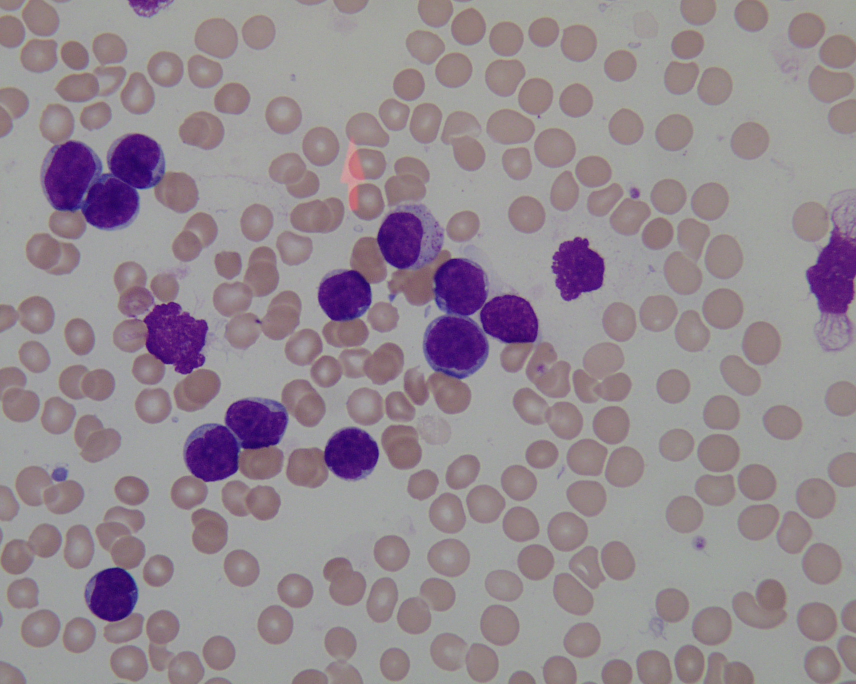
%> input picture Im003_1.jpg, 1712 x 1368 px (shown at 1/2 size)
$ octave --eval "result = ABC_Osuna1;"   (GNU Octave 9; MATLAB toolbox functions it lacks are replaced by stand-ins)
%> lines starting %> are read from the running program, lines starting %| are printed output that depends on the picture; long printed decimals are rounded
### calculateFitness.m
function fFitness=calculateFitness(F_x_)
fFitness=zeros(size(F_x_));
ind=find(F_x_>=0);
fFitness(ind)=1./(F_x_(ind)+1);
ind=find(F_x_<0);
fFitness(ind)=1+abs(F_x_(ind));

### ABC_Osuna1.m
function temp=ABC_Osuna1
%/* ABC algorithm coded using MATLAB language */
%/* Artificial Bee Colony (ABC) is one of the most recently defined algorit
%hms by Dervis Karaboga in 2005, motivated by the intelligent behavior of
%honey bees. Referance Papers:
%1)D. Karaboga,AN IDEA BASED ON HONEY BEE SWARM FOR NUMERICAL OPTIMIZATION,
%TECHNICAL REPORT-TR06, Erciyes University, Engineering Faculty, Computer
%Engineering Department 2005. 2)D. Karaboga, B. Basturk, A powerful and
%Efficient Algorithm for Numerical Function Optimization: Artificial Bee
%Colony (ABC) Algorithm, Journal of Global Optimization, Volume:39,Issue:3,
%pp:459-171, November 2007,ISSN:0925-5001 , doi: 10.1007/s10898-007-9149-x
%3)D. Karaboga, B. Basturk, On The Performance Of Artificial Bee Colony
%(ABC) Algorithm, Applied Soft Computing,Volume 8, Issue 1, January 2008,
%Pages 687-697. 4)D. Karaboga, B. Akay, A Comparative Study of Artificial
%Bee Colony Algorithm,  Applied Mathematics and Computation, 214, 108-132,
%2009.
%Copyright,2009,ErciyesUniversity,IntelligentSystemsResearchGroup,TheDept.
%of Computer Engineering. Contact:Dervis Karaboga (karaboga@erciyes.edu.tr)
%Bahriye Basturk Akay (bahriye@erciyes.edu.tr)
clear all
close all
clc
DB=imread('Im003_1.jpg');
%> DB is the input picture: size 1368x1712x3 uint8; mean R, G, B 148.5, 138.4, 145.7
numClases=3;    %Numero de clases que deseo obtener(a-priori)
DB=rgb2gray(DB);%Convierto a escala de grises
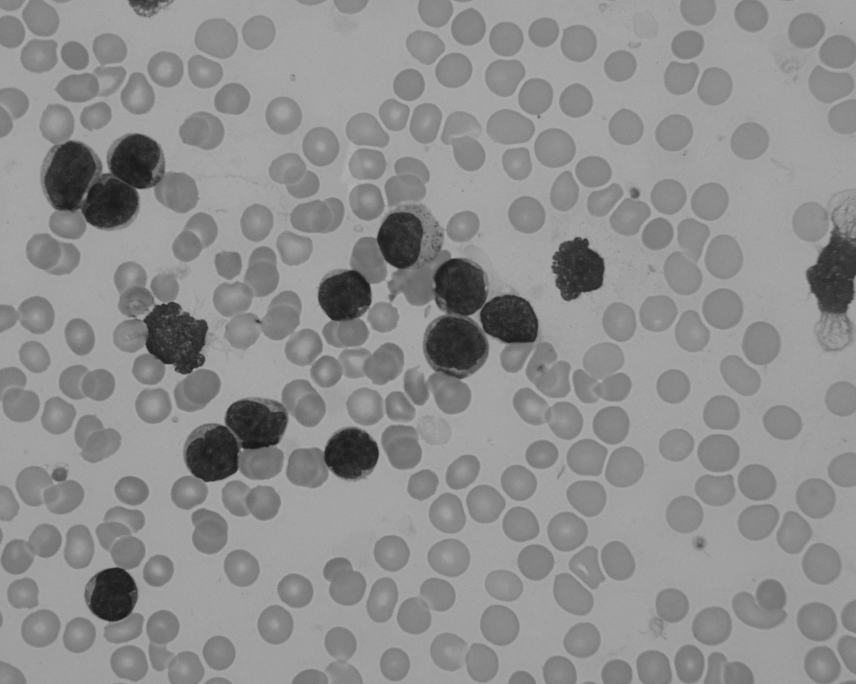
%> DB: size 1368x1712 uint8 (shown at 1/2 size); min 17, max 184, mean 142.3
%DB=DB(:,:,1);
H=imhist(DB);   %Calculo del Histograma
%> H = 256 values, max 174150 at index 162, min 0 at index 1, mean 9148.5
H=H/sum(H);     %Se normaliza Histograma experimental(suma de Hi=1)
%> H = 256 values, max 0.0744 at index 162, min 0 at index 1, mean 0.00391
Amax=max(H);    %Alturas m谩ximas
%> Amax = 0.0744
L=size(H,1);    % Numero de niveles de gris
%> L = 256
% CONTROL PARAMETERS OF ABC ALGORITHM  %%%%%%%%%%%%%%%%%%%%%%%%%%%%%%%%%%%%
NP=90;          %The number of colony size (employed bees+onlooker bees)*/
FoodNumber=NP/2;%TheNumberOfFoodSourcesEqualsTheHalf of the colony size
%AFoodSourceWhichCouldn'tBeImprovedThrough"limit"trialsIsAbandonedByIts
limit=10; %employed bee.
Nmax=2000; %/*The number of cycles for foraging {a stopping criteria}*/
%/* Problem specific variables*/
%objfun='Sphere'; %cost function to be optimized
D=numClases*3;  % Num de parametros de funciones Gaussianas(alt,med,desv)
x_high=[Amax;L-1;(L-1)/12;Amax;L-1;(L-1)/12;Amax;L-1;(L-1)/12];
%> x_high = [0.0744; 255; 21.25; 0.0744; 255; 21.25; 0.0744; 255; 21.25]
x_low=[0;0;0;0;0;0;0;0;0];%[Amax/10;1;1;Amax/10;1;1;Amax/10;1;1;];
for ind1=1:FoodNumber
    for ind2=1:D
        Foods(ind1,ind2)=(x_low(ind2,1)+rand()*...
           (x_high(ind2,1)-x_low(ind2,1)));
    end
end
%Foods [FoodNumber][D]; /*Foods is the population of food sources.
%Each row of Foods matrix is a vector holding D parameters to be optimized.
%The number of rows of Foods matrix equals to the FoodNumber
%F_x_[FoodNumber];  /*f is a vector holding objective function values
%associated with food sources. Fitness[FoodNumber]; fitness is a vector
%holding fitness (quality) values associated with food sources*/
%trial[FoodNumber]; /*trial is a vector holding trial numbers through which
%solutions can not be improved. prob[FoodNumber]; /*prob is a vector
%holding probabilities of food sources (solutions) to be chosen*/
%solution [D]; /*New solution (neighbour) produced by
%v_{ij}=x_{ij}+\phi_{ij}*(x_{kj}-x_{ij}) j is a randomly chosen parameter
%and k is a randomlu chosen solution different from i.ObjValSol; Objective
%function value of new solution. FitnessSol; Fitness value of new solution
%neighbour, param2change; /*param2change corrresponds to j, neighbour
%corresponds to k in equation v_{ij}=x_{ij}+\phi_{ij}*(x_{kj}-x_{ij})*/
%GlobalMin; /*Optimum solution obtained by ABC algorithm*/
%GlobalParams[D]; /*Parameters of the optimum solution*/
%GlobalMins[runtime];GlobalMins holdsThe GlobalMin ofEach runInMultipleRuns
%GlobalMins=zeros(1,runtime);
% /*All food sources are initialized */
%/*Variables are initialized in the range [lb,ub]. If each parameter has
%different range, use arrays lb[j], ub[j] instead of lb and ub
% Range = repmat((ub-lb),[FoodNumber 1]);
% Lower = repmat(lb, [FoodNumber 1]);
% Foods = rand(FoodNumber,D) .* Range + Lower;
%F_x_=feval(objfun,Foods);
F_x_=sumgauss(Foods,H,L,FoodNumber,D);
%> after the loop in sumgauss, `for ind1=1:P`:
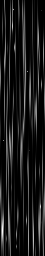
%> gaussianas: size 256x45 double; min 0, max 0.114, mean 0.0116; drawn with min black and max white
%> after the loop in sumgauss, `for ind1=1:P`: temp2 = 45 values, max 0.00105 at index 29, min 0.000105 at index 28, mean 0.000519
%> F_x_ has the same summary as temp2 in sumgauss
Fitness=calculateFitness(F_x_*10000);
%> in calculateFitness, `ind=find(F_x_>=0);`: ind = 45 values from 1 to 45
%> in calculateFitness, `ind=find(F_x_<0);`: ind = []
%> Fitness = 45 values, max 0.488 at index 28, min 0.0867 at index 29, mean 0.205
%reset trial counters
trial=zeros(1,FoodNumber);
%/*The best food source is memorized*/
BestInd=find(F_x_==min(F_x_));
%> BestInd = 28
BestInd=BestInd(end);
GlobalMin=F_x_(BestInd);
%> GlobalMin = 0.000105
GlobalParams=Foods(BestInd,:);
%> GlobalParams = [0.0387 165.9 7.37 0.0648 70.99 0.395 0.00302 173.7 11.87]
k=1;
% rng('shuffle');
while (k <= Nmax && GlobalMin>0.000001)
    %%%%%%%%% EMPLOYED BEE PHASE %%%%%%%%%%%%%%%%%%%%%%%%
    for ind1=1:(FoodNumber)
        %/*The parameter to be changed is determined randomly*/
        Param2Change=fix(rand*D)+1;
       %ArandomlyChosenSolutionIsUsedInProducingaMutantSolutionOfsolution i
       neighbour=fix(rand*(FoodNumber))+1;
        %/*Randomly selected solution must be different from the solution i
            while(neighbour==ind1)
                neighbour=fix(rand*(FoodNumber))+1;
            end;
       sol=Foods(ind1,:);
       %  /*v_{ij}=x_{ij}+\phi_{ij}*(x_{kj}-x_{ij}) */
       sol(Param2Change)=Foods(ind1,Param2Change)+...
           (Foods(ind1,Param2Change)-Foods(neighbour,Param2Change))*...
           (rand-0.5)*2;
       %IfGeneratedParameterValueIsOutOfBoundaries,ItIsShiftedOntoTheBounda
       ind=find(sol<x_low(:,1)');
       sol(ind)=x_low(ind,1)';
       ind=find(sol>x_high(:,1)');
       sol(ind)=x_high(ind,1)';
       %Evaluate new solution
       ObjValSol=sumgauss(sol,H,L,1,D);%feval(objfun,sol);
       FitnessSol=calculateFitness(ObjValSol*10000);
       %GreedySelectionIsAppliedBetweenTheCurrentSolution i and its mutant
       %IfTheMutantSolutionIsBetterThanTheCurrent solution i, replace the
       %solution with the mutant and reset the trial counter of solution i
       if (FitnessSol>Fitness(ind1)) %驴>, o <? Originalmente >
          Foods(ind1,:)=sol;
          Fitness(ind1)=FitnessSol;
          F_x_(ind1)=ObjValSol;
          trial(ind1)=0;
       else
          %Ifsolution i can'tBeImproved,IncreaseTrialCounter
          trial(ind1)=trial(ind1)+1;
       end;
    end;
    % CalculateProbabilities %%%%%%%%%%%%%%%%%%%%%%%%%%%%%%%%%%%%%%%%%%%%%%
    % A food source is chosen with the probability which is proportioal to
    % its quality Different schemes can be used to calculate the
    % probability values. For example prob(i)=fitness(i)/sum(fitness) or
    % in a way used in the metod below prob(i)=a*fitness(i)/max(fitness)+b
    % probability values are calculated by using fitness values and
    % normalized by dividing maximum fitness value*/
    prob=(0.9.*Fitness./max(Fitness))+0.1;
    % ONLOOKER BEE PHASE %%%%%%%%%%%%%%%%%%%%%%%%%%%%%%%%%%%%%%%%%%%%%%%%%%
    ind1=1;
    t=0;
    while(t<FoodNumber)
        if(rand<prob(ind1))
            t=t+1;
            %/*The parameter to be changed is determined randomly*/
            Param2Change=fix(rand*D)+1;
    %ArandomlyChosenSolutionIsUsedInProducingaMutantSolutionOfTheSolution i
            neighbour=fix(rand*(FoodNumber))+1;
            %RandomlySelectedSolutionMustBeDifferentFromTheSolution i
            while(neighbour==ind1)
                neighbour=fix(rand*(FoodNumber))+1;
            end;
            sol=Foods(ind1,:);
            %  /*v_{ij}=x_{ij}+\phi_{ij}*(x_{kj}-x_{ij}) */
            sol(Param2Change)=Foods(ind1,Param2Change)+...
                (Foods(ind1,Param2Change)-Foods(neighbour,Param2Change))*...
                (rand-0.5)*2;
       %IfGeneratedParameterValueIsOutOfBoundaries,ItIsShiftedOntoTheBounda
        ind=find(sol<x_low(:,1)');
        sol(ind)=x_low(ind,1)';
        ind=find(sol>x_high(:,1)');
        sol(ind)=x_high(ind,1)';
        %Evaluate new solution
        ObjValSol=sumgauss(sol,H,L,1,D);%feval(objfun,sol);
        FitnessSol=calculateFitness(ObjValSol*10000);
        %GreedySelectionIsAppliedBetweenTheCurrentSolution i and its mutant
        %If the mutant solution is better than the current solution i,
        %replaceTheSolutionWithTheMutantAndResetTheTrialCounterOfSolution i
            if (FitnessSol>Fitness(ind1))
                Foods(ind1,:)=sol;
                Fitness(ind1)=FitnessSol;
                F_x_(ind1)=ObjValSol;
                trial(ind1)=0;
            else
                %IfSolution ind1 can'tBeImproved,IncreaseIts trial counter
                trial(ind1)=trial(ind1)+1;
            end;
        end;
        ind1=ind1+1;
        if (ind1==(FoodNumber)+1)
            ind1=1;
        end;
    end;
    %/*The best food source is memorized*/
    ind=find(F_x_==min(F_x_));
    ind=ind(end);
    if (F_x_(ind)<GlobalMin)
         GlobalMin=F_x_(ind);
         GlobalParams=Foods(ind,:);
    end;
    %%%%%%%%%%%% SCOUT BEE PHASE %%%%%%%%%%%%%%%%%%%%%%%%%%%%%%%%%%%%%%%%%%
    %DetermineThe food sources whose trial counter exceeds the "limit"value
    %In Basic ABC, only one scout is allowed to occur in each cycle
    ind=find(trial==max(trial));
    ind=ind(end);
    if (trial(ind)>limit)
        trial(ind)=0;
        %sol=(ub-lb).*rand(1,D)+lb;
        for ind2=1:D
            sol(1,ind2)=(x_low(ind2,1)+rand()*...
           (x_high(ind2,1)-x_low(ind2,1)));
        end
        ObjValSol=sumgauss(sol,H,L,1,D);%feval(objfun,sol);
        FitnessSol=calculateFitness(ObjValSol*10000);
        Foods(ind,:)=sol;
        Fitness(ind)=FitnessSol;
        F_x_(ind)=ObjValSol;
    end;
   fprintf('Iter=%d F_x_=%g\n',k,GlobalMin);
    k=k+1;
end % End of ABC
%> this loop made 2000 passes
%> (GlobalMin, GlobalParams, ObjValSol, FitnessSol) on passes 18, 24, 25, 27, 28, 29, 35: (4.42e-05, [0.0486 162.5 3.77 0.0225 122.2 6.43 0.00652 225.2 5.65], 0.00065, 0.133), (2.32e-05, [0.0405 162.4 1.79 0.0186 153.4 12.82 0.0114 128 8.15], 0.00083, 0.108), (2.31e-05, [0.0405 162.4 1.79 0.0186 153.4 12.62 0.0114 128 8.15], 0.000186, 0.349), (1.94e-05, [0.0531 162.4 1.79 0.0186 160.8 12.62 0.0114 128 8.15], 0.000376, 0.21), (1.79e-05, [0.0486 162.4 3.77 0.0134 142.6 10.65 0.00652 126.6 1.84], 0.000257, 0.28), (1.75e-05, [0.0486 162.4 3.77 0.0134 142.6 10.99 0.00652 126.6 1.84], 0.000313, 0.242), (1.23e-05, [0.0674 162.4 2.2 0.0121 159.8 12.62 0.0145 128 9.52], 0.000879, 0.102)
%> (GlobalMin, GlobalParams) on passes 2 to 7: (0.000104, [0.0362 147 16.13 0.0181 186.5 2.49 0.00126 202.6 7.07]), (9.94e-05, [0.0387 165.9 7.37 0.0648 70.99 0.395 0.00302 255 11.87]), (8.93e-05, [0.0387 165.9 7.37 0.0402 70.99 0.395 0.00302 255 11.87]), (7.44e-05, [0.0191 147 17.9 0.0181 207.4 0.386 0.00126 202.6 6.51]), (7.42e-05, [0.0191 147 17.9 0.0181 234.2 0.386 0.00126 202.6 6.51]), (7.38e-05, [0.0223 147 17.9 0.0181 234.2 0.386 0 202.6 6.51])
%| Iter=1 F_x_=0.000105
%| Iter=2 F_x_=0.0001043
%| Iter=3 F_x_=9.93811e-05
%| Iter=4 F_x_=8.93071e-05
%| Iter=5 F_x_=7.43554e-05
%| Iter=6 F_x_=7.41869e-05
%| Iter=7 F_x_=7.37554e-05
%| Iter=8 F_x_=7.37554e-05
%> (further printed lines are left out)
%> after the loop, F_x_ = 45 values, max 0.000811 at index 11, min 1.93e-05 at index 8, mean 0.000164; Fitness = 45 values, max 0.838 at index 8, min 0.11 at index 11, mean 0.472; GlobalMin = 1.05e-06; GlobalParams = [0.0439 161 2.69 0.0174 132.6 8.88 0.0273 160.8 3.3]; k = 2001; sol = [0.0456 35 6.55 0.0519 9.2 1.1 0.0237 20.2 9.17]; trial = 45 values, max 9 at index 45, min 0 at index 1, mean 2.56
%GlobalMins(r)=GlobalMin;
grafica(GlobalParams', D,H,DB);
temp=GlobalMin;
end

%% EVALUAR FUNCION GAUSSIANAS: %%%%%%%%%%%%%%%%%%%%%%%%%%%%%%%%%%%%%%%%%%%%
function temp2=sumgauss(X,H,L,P,D)
%EVALUACI覰 DE LA FUNCI覰 DE COSTO: %%%%%%%%%%%%%%%%%%%%%%%%%%%%%%%%%%%%
  xp=0:1:255;
  if D==9
    for ind1=1:P
        gaussianas(:,ind1)=...
        (X(ind1,1)*exp(-((xp-round(X(ind1,2))).^2)/(2*(X(ind1,3)^2))))+...
        (X(ind1,4)*exp(-((xp-round(X(ind1,5))).^2)/(2*(X(ind1,6)^2))))+...
        (X(ind1,7)*exp(-((xp-round(X(ind1,8))).^2)/(2*(X(ind1,9)^2))));
        temp1=((H-gaussianas(:,ind1))).^2;
        %temp2=.5*abs(sum(gaussianas(:,ind1))-1);
        temp2(:,ind1)=(sum(temp1))/L;
    end
  elseif D==6
    for ind1=1:P
        gaussianas(:,ind1)=...
        (X(ind1,1)*exp(-((xp-round(X(ind1,2))).^2)/(2*(X(ind1,3)^2))))+...
        (X(ind1,4)*exp(-((xp-round(X(ind1,5))).^2)/(2*(X(ind1,6)^2))));
        temp1=((H-gaussianas(:,ind1))).^2;
        %temp2=.5*abs(sum(gaussianas(:,ind1))-1);
        temp1=(sum(temp1))/L;
        if temp1<f_pbest(ind1,1)
            f_pbest(ind1,1)=temp1;
            pbest(ind1,:)=X(ind1,:);
            if temp1<f_gbest
                f_gbest=temp1;
                gbest=X(ind1,:);
            end
        end
    end
  end
end

%% FUNCION GRAFICA GAUSSIANAS E IMAGEN SEGMENTADA: %%%%%%%%%%%%%%%%%%%%%%%%
%Recibe gbest: La mejor part韈ula, D: dimensiones de cada particula
%H: histograma de la imagen, DB: imagen en escala de gris
function grafica(x_best,D,H,DB)
%> called with D = 9
  if D==9
    xp=0:1:255;
    valM1=round(x_best(2,1));valM2=round(x_best(5,1));valM3=round(x_best(8,1));
%> after `valM1=round(x_best(2,1))`: valM1 = 161
%> after `valM2=round(x_best(5,1))`: valM2 = 133
%> after `valM3=round(x_best(8,1))`: valM3 = 161
    valA1=x_best(1,1);valA2=x_best(4,1);valA3=x_best(7,1);
%> after `valA1=x_best(1,1)`: valA1 = 0.0439
%> after `valA2=x_best(4,1)`: valA2 = 0.0174
%> after `valA3=x_best(7,1)`: valA3 = 0.0273
    valDE1=x_best(3,1);valDE2=x_best(6,1);valDE3=x_best(9,1);
%> after `valDE1=x_best(3,1)`: valDE1 = 2.69
%> after `valDE2=x_best(6,1)`: valDE2 = 8.88
%> after `valDE3=x_best(9,1)`: valDE3 = 3.3
    [M ind1]=sort([valM1,valM2,valM3]);
%> M = [133 161 161]; ind1 = [2 1 3]
    if(ind1(1)==1)
        DE1=valDE1;A1=valA1;M1=valM1;
    elseif(ind1(1)==2)
        DE1=valDE2;A1=valA2;M1=valM2;
%> after `DE1=valDE2`: DE1 = 8.88
%> after `A1=valA2`: A1 = 0.0174
%> after `M1=valM2`: M1 = 133
    else
        DE1=valDE3;A1=valA3;M1=valM3;
    end
    if(ind1(2)==1)
        DE2=valDE1;A2=valA1;M2=valM1;
%> after `DE2=valDE1`: DE2 = 2.69
%> after `A2=valA1`: A2 = 0.0439
%> after `M2=valM1`: M2 = 161
    elseif(ind1(2)==2)
        DE2=valDE2;A2=valA2;M2=valM2;
    else
        DE2=valDE3;A2=valA3;M2=valM3;
    end
    if(ind1(3)==1)
        DE3=valDE1;A3=valA1;M3=valM1;
    elseif(ind1(3)==2)
        DE3=valDE2;A3=valA2;M3=valM2;
    else
        DE3=valDE3;A3=valA3;M3=valM3;
%> after `DE3=valDE3`: DE3 = 3.3
%> after `A3=valA3`: A3 = 0.0273
%> after `M3=valM3`: M3 = 161
    end
    Resultado=(A1*exp(-((xp-M1).^2)/(2*(DE1^2))))+...
        (A2*exp(-((xp-M2).^2)/(2*(DE2^2))))+...
        (A3*exp(-((xp-M3).^2)/(2*(DE3^2))));
%> Resultado = 256 values, max 0.0714 at index 162, min 3.23e-51 at index 1, mean 0.00356
    plot(Resultado,'k')%,Hold on,plot((ampli1*exp(-((x-media1).^2)/(2*(DE1^2))))),plot((ampli2*exp(-((x-media2).^2)/(2*(DE2^2))))),plot((ampli3*exp(-((x-media3).^2)/(2*(DE3^2)))))
    hold on
    plot(H,'r'),figure
    plot((A3*exp(-((xp-M3).^2)/(2*(DE3^2)))),'k--'),hold on
    plot((A2*exp(-((xp-M2).^2)/(2*(DE2^2)))),'k-.')
    plot((A1*exp(-((xp-M1).^2)/(2*(DE1^2)))),'k')
    %plot(Resultado,'k'),title('Resultado')
%%%%%Realizo umbralizacion imagen escala de grises:%%%%%%%%%%%%%%%%%%%%%%%
    a1=(DE1^2)-(DE2^2);
%> a1 = 71.58
    a2=(DE2^2)-(DE3^2);
%> a2 = -3.65
    b1=2*((M1*(DE2^2))-(M2*(DE1^2)));
%> b1 = -23454.1
    b2=2*((M2*(DE3^2))-(M3*(DE2^2)));
%> b2 = 1176.1
    c1=((DE1*M2)^2)-((DE2*M1)^2)+(2*((DE1*DE2)^2)*log((DE2*A1)/(DE1*A2)));
%> c1 = 1912608
    c2=((DE2*M3)^2)-((DE3*M2)^2)+(2*((DE3*DE2)^2)*log((DE3*A2)/(DE2*A3)));
%> c2 = -94567.9
    if a1~=0 &&a2~=0
        T1a=(-b1+sqrt((b1^2)-(4*a1*c1)))/(2*a1);
%> T1a = 174.8
        T1b=(-b1-sqrt((b1^2)-(4*a1*c1)))/(2*a1);
%> T1b = 152.8
        T2a=(-b2+sqrt((b2^2)-(4*a2*c2)))/(2*a2);
%> T2a = 155.6
        T2b=(-b2-sqrt((b2^2)-(4*a2*c2)))/(2*a2);
%> T2b = 166.4
    else
        a1=1;a2=1;
        T1a=(-b1+sqrt((b1^2)-(4*a1*c1)))/(2*a1);
        T1b=(-b1-sqrt((b1^2)-(4*a1*c1)))/(2*a1);
        T2a=(-b2+sqrt((b2^2)-(4*a2*c2)))/(2*a2);
        T2b=(-b2-sqrt((b2^2)-(4*a2*c2)))/(2*a2);
    end
    [fila columna]=size(DB);
%> fila = 1368; columna = 1712
    for ind1=1:fila
        for ind2=1:columna
            if (DB(ind1,ind2)<=T1b)&&(DB(ind1,ind2)>=0)
                DBsegmented(ind1,ind2)=0;
            elseif (DB(ind1,ind2)<=T2b)&&(DB(ind1,ind2)>T1b)
                DBsegmented(ind1,ind2)=0.5;
            elseif(DB(ind1,ind2)>T2b)
                DBsegmented(ind1,ind2)=1;
            end
        end
    end
    figure,DBsegmented=mat2gray(DBsegmented);
    imshow(DBsegmented)
  end
end
%> (the run ends here)
